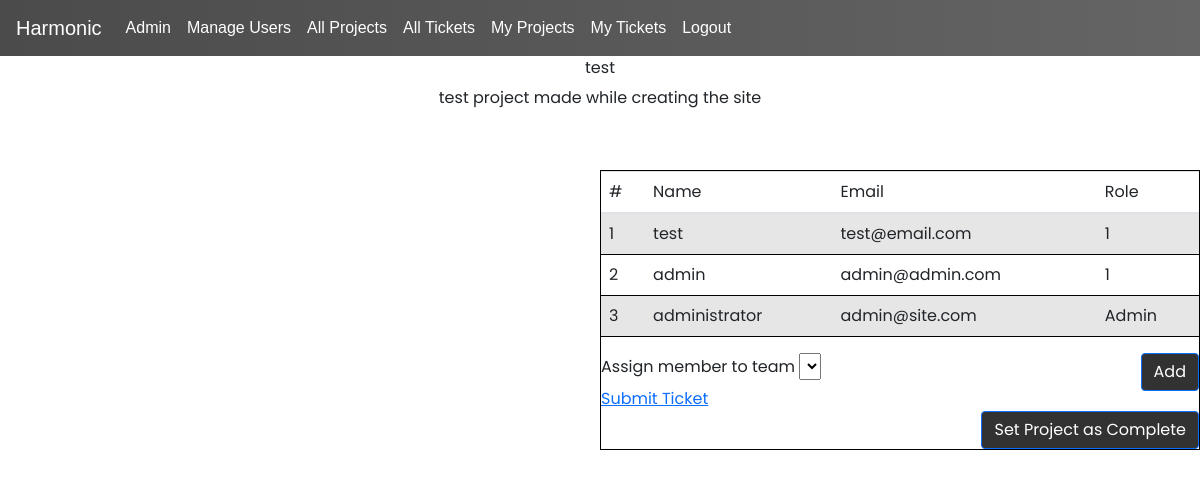
The page /manage-project/test (signed in) on the database as committed earlier.
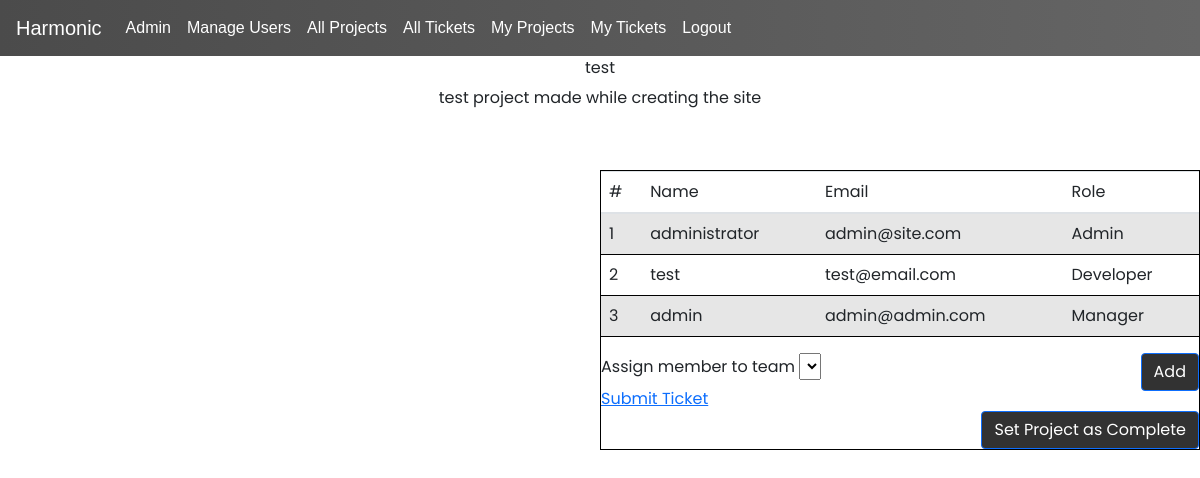
The same page on the database as committed later.
### trackersite/models.py (models this page shows)
class Team(models.Model):
    project = models.ForeignKey(Project, on_delete=models.CASCADE)
    member = models.ForeignKey(User, on_delete=models.CASCADE)

class User(AbstractUser):
    class Role(models.TextChoices):
        DEV = "Developer", "Developer"
        MANG = "Manager", "Manager"
        ADMN = "Admin", "Admin"
    role = models.CharField(max_length=9, choices=Role.choices, default=Role.DEV)

### trackersite/views.py (the view)
# urls.py: path("manage-project/<str:name>", views.manage_project, name="manage_project"),
@login_required
def manage_project(request, name):
    project = models.Project.objects.get(title = name)
    team = models.Team.objects.filter(project_id = project.id).order_by('member__role')
    users = models.User.objects.exclude(id__in=
        models.Team.objects.filter(project_id = project.id).values_list('member_id', flat=True))
    print(users)
    return render(request, 'trackersite/manageProject.html', {
        "project": project, "members":users, "team":team
    })

### trackersite/templates/trackersite/manageProject.html (shortened to what this page needs)
{% extends 'trackersite/layout.html' %}
{% block body %}
    <div style="justify-content: center; display: flex; margin-bottom: .5%;">
        <div>{{ project.title }}</div><br>
    </div>
    <div style="margin-bottom: 5%; justify-content: center; display: flex;">{{ project.desc }}</div>
    <div style="border: 1px solid black; width: 50%; float: right;">
        <table class="table table-striped">
            <thead>
                <tr>
                <th scope="col">#</th>
                <th scope="col">Name</th>
                <th scope="col">Email</th>
                <th scope="col">Role</th>
                </tr>
            </thead>
            <tbody>
                {% for member in team %}
                <tr>
                    <th scope="row">{{ forloop.counter }}</th>
                    <td>{{member.member.username}}</td>
                    <td>{{member.member.email}}</td>
                    <td>{{member.member.role}}</td>
                </tr>
                {% endfor %}
            </tbody>
        </table>
    {% if user.role == 'Admin' or user.role == 'Manager' %}
        {% if project.active == True %}
            <div>
                <label for="team-members"> Assign member to team </label>
                <select id="team_members" name="members">
                </select>
                <button id="add_member" class="btn btn-primary">Add</button>
            </div>
            <div>
                <a href="{% url 'new_ticket' %}">Submit Ticket</a>
            </div>
            {% if user.role == 'Admin' %}
            <button class="btn btn-primary" id="change_project_status" value="False">Set Project as Complete</button>
            {% endif %}
        {% else %}
        {% if user.role == 'Admin' %}
        <button class="btn btn-primary" id="change_project_status" value="True">Set Project as Active</button>
        {% endif %}
        {% endif %}
    {% endif %}
    </div>
{% endblock %}

Rows that differ between the two databases and show on the page:
shown differently, row unchanged: Team "administrator": moves up the list
changed through a linked row, Team "test": member.role "1" → "Developer"
changed through a linked row, Team "admin": member.role "1" → "Manager"
